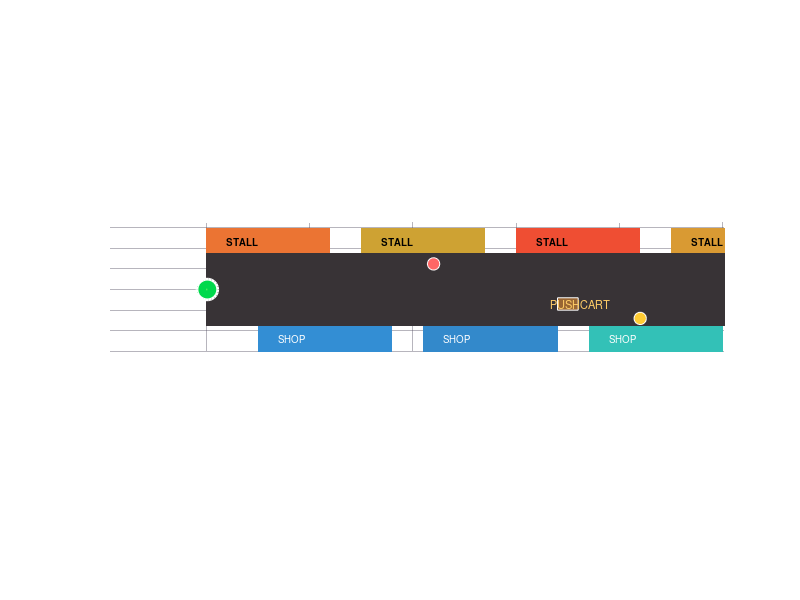

Source code (MATLAB): (Note: this script raises an error after producing the figure.)
% scenario_dense_market.m
% ADAS Vision — Driving Scenario 4: Congested Indian Market Street
%
% Tests autonomous navigation in an ultra-dense, unstructured urban market
% with high density of Vulnerable Road Users (VRUs), street vendors, and narrow navigable space.
%
% Elements:
%   - Narrow street (4.0m drivable space) bounded by market stalls & parked pushcarts
%   - Multiple pedestrians crossing without formal crosswalks
%   - Street vendor pushcart (thela) partially occupying road
%   - Oncoming scooter filtering between pedestrians
%   - Stray animal crossing slowly
%
% Usage:
%   >> scenario_dense_market

fprintf('=== Scenario 4: Dense Market Street ===\n');

% ---------------------------------------------------------------------------
% Geometry & Setup
% ---------------------------------------------------------------------------
street_len = 120.0;
sw         = 3.5;   % half-width of street (m)

% Actors
ego.x       = 0.0;
ego.y       = 0.0;
ego.heading = 0.0;
ego.speed   = 3.33;  % 12 km/h (creeping speed for market)
ego.target_speed = 3.88; % ~14 km/h

% Static Pushcart (Thela) parked at x=35m, y=-1.2m
thela.x     = 35.0;
thela.y     = -1.4;
thela.l     = 2.2;
thela.w     = 1.2;

% Pedestrian 1: wandering across from left to right at x=20m
ped1.x = 22.0; ped1.y = 2.5; ped1.vx = 0.2; ped1.vy = -0.7;

% Pedestrian 2: child/shopper darting from right behind pushcart at x=40m
ped2.x = 42.0; ped2.y = -2.8; ped2.vx = -0.3; ped2.vy = 0.9;

% Pedestrian 3: walking along road edge at x=65m
ped3.x = 65.0; ped3.y = 1.6; ped3.vx = 0.8; ped3.vy = 0.05;

% Oncoming Scooter: weaving through at x=90m
scooter.x = 90.0; scooter.y = 0.6; scooter.speed = 4.5; scooter.heading = pi;

% Simulation params
dt     = 0.033;
t_end  = 30.0;
goal   = [street_len - 10, 0];
tol    = 4.0;
wb     = 2.70;

% ---------------------------------------------------------------------------
% Graphics Setup
% ---------------------------------------------------------------------------
fig = figure('Name','Scenario 4 — Dense Indian Market Street','NumberTitle','off',...
             'Color',[0.06 0.06 0.08],'Position',[80 100 950 500]);
ax  = axes('Parent',fig,'Color',[0.14 0.13 0.15],...
           'XColor','w','YColor','w','GridColor',[0.3 0.28 0.35],'GridAlpha',0.4);
hold(ax,'on'); grid(ax,'on');
axis(ax,'equal');
xlim(ax, [-5, street_len]);
ylim(ax, [-sw-3, sw+3]);
xlabel(ax, 'Street Distance (m)', 'Color','w');
ylabel(ax, 'Lateral Offset (m)', 'Color','w');

% Street surface
fill(ax, [0 street_len street_len 0], [-sw -sw sw sw], [0.22 0.20 0.21], 'EdgeColor','none');

% Market Stalls (left side colorful awnings)
for sx = 0:15:street_len-10
    col_aw = [0.8 + 0.15*rand(), 0.3 + 0.4*rand(), 0.2];
    fill(ax, [sx sx+12 sx+12 sx], [sw sw sw+2.5 sw+2.5], col_aw, 'EdgeColor','none');
    text(ax, sx+2, sw+1.2, 'STALL', 'Color','k','FontSize',7,'FontWeight','bold');
end

% Market Stalls (right side)
for sx = 5:16:street_len-10
    col_aw = [0.2, 0.5 + 0.3*rand(), 0.7 + 0.2*rand()];
    fill(ax, [sx sx+13 sx+13 sx], [-sw-2.5 -sw-2.5 -sw -sw], col_aw, 'EdgeColor','none');
    text(ax, sx+2, -sw-1.2, 'SHOP', 'Color','w','FontSize',7);
end

% Pushcart (Thela) icon
fill(ax, [thela.x-1 thela.x+1 thela.x+1 thela.x-1], ...
         [thela.y-0.6 thela.y-0.6 thela.y+0.6 thela.y+0.6], [0.6 0.4 0.2], 'EdgeColor','w');
text(ax, thela.x-2, thela.y, '🛒 PUSHCART', 'Color',[1 0.8 0.4],'FontSize',8);

% Goal Marker
plot(ax, goal(1), goal(2), 'p', 'MarkerSize', 18, 'MarkerFaceColor', [1 0.85 0], 'MarkerEdgeColor', 'w');
text(ax, goal(1)+2, goal(2)+1, 'EXIT', 'Color', [1 0.85 0], 'FontSize', 9);

% Actor Handles
h_ego  = plot(ax, ego.x, ego.y, 'o', 'MarkerSize', 15, 'MarkerFaceColor', [0 0.85 0.3], 'MarkerEdgeColor','w', 'LineWidth',2);
h_ped1 = plot(ax, ped1.x, ped1.y, 'o', 'MarkerSize', 9, 'MarkerFaceColor', [1 0.4 0.4], 'MarkerEdgeColor','w');
h_ped2 = plot(ax, ped2.x, ped2.y, 'o', 'MarkerSize', 9, 'MarkerFaceColor', [1 0.8 0.2], 'MarkerEdgeColor','w');
h_ped3 = plot(ax, ped3.x, ped3.y, 'o', 'MarkerSize', 9, 'MarkerFaceColor', [0.8 0.4 1.0], 'MarkerEdgeColor','w');
h_scoot= plot(ax, scooter.x, scooter.y, '^', 'MarkerSize', 12, 'MarkerFaceColor', [0.2 0.7 1.0], 'MarkerEdgeColor','w');
h_traj = plot(ax, ego.x, ego.y, '--', 'Color', [0.4 0.9 0.4], 'LineWidth', 1.2);

h_status = text(ax, 0.02, 0.94, '', 'Units', 'normalized', 'Color', 'w', ...
                'FontSize', 10, 'VerticalAlignment', 'top', 'FontWeight', 'bold');

% ---------------------------------------------------------------------------
% Simulation Loop
% ---------------------------------------------------------------------------
t = 0;
arrived = false;
traj_x = ego.x;
traj_y = ego.y;
event_log = {};

while t < t_end && ishandle(fig)
    dist_to_goal = norm([ego.x, ego.y] - goal);
    if dist_to_goal < tol
        arrived = true;
        break;
    end

    % 1. Update VRUs & obstacles
    ped1.x = ped1.x + ped1.vx * dt;
    ped1.y = ped1.y + ped1.vy * dt;

    % Darting pedestrian starts moving at t=3.0s
    if t > 3.0 && ped2.y < 1.0
        ped2.x = ped2.x + ped2.vx * dt;
        ped2.y = ped2.y + ped2.vy * dt;
    end

    ped3.x = ped3.x + ped3.vx * dt;
    ped3.y = ped3.y + ped3.vy * dt;

    scooter.x = scooter.x - scooter.speed * dt;

    % 2. Perception & Closest Obstacle Analysis
    peds = [ped1.x, ped1.y; ped2.x, ped2.y; ped3.x, ped3.y; thela.x, thela.y; scooter.x, scooter.y];
    labels = {'Pedestrian (crossing)', 'Child (darting)', 'Shopper (edge)', 'Parked Pushcart', 'Oncoming Scooter'};

    min_d = Inf;
    crit_label = '';
    steer = 0;

    for k = 1:size(peds, 1)
        dx = peds(k, 1) - ego.x;
        dy = peds(k, 2) - ego.y;
        if dx > -1.0 && dx < 25.0
            dist = norm([dx, dy]);
            if dist < min_d
                min_d = dist;
                crit_label = labels{k};
                % Nudge steering away from lateral obstacles
                if abs(dy) < 1.6 && dx > 0
                    steer = -sign(dy) * deg2rad(7.0); % steer opposite side
                end
            end
        end
    end

    % 3. Decision Rule Hierarchy with VRU Safety Floor
    decision = 'PROCEED';
    v_cmd = ego.target_speed;

    if min_d < 4.5
        decision = 'EMERGENCY_STOP';
        v_cmd = 0.0;
        event_log{end+1} = sprintf('t=%.1fs: E-STOP — %s at %.1fm', t, crit_label, min_d); %#ok<AGROW>
    elseif min_d < 9.0
        decision = 'BRAKE';
        v_cmd = 0.8;
        event_log{end+1} = sprintf('t=%.1fs: BRAKE — %s in path (%.1fm)', t, crit_label, min_d); %#ok<AGROW>
    elseif min_d < 16.0
        decision = 'CAUTION';
        v_cmd = ego.target_speed * 0.6;
    end

    % 4. Ego Kinematics
    accel = 2.0 * (v_cmd - ego.speed);
    ego.speed = max(0, ego.speed + accel * dt);
    ego.heading = ego.heading + (ego.speed / wb) * tan(steer) * dt;
    ego.x = ego.x + ego.speed * cos(ego.heading) * dt;
    ego.y = ego.y + ego.speed * sin(ego.heading) * dt;

    % Clamp within drivable space between stalls
    ego.y = max(-sw + 0.8, min(sw - 0.8, ego.y));

    traj_x(end+1) = ego.x; %#ok<AGROW>
    traj_y(end+1) = ego.y; %#ok<AGROW>

    % 5. Graphics Refresh
    set(h_ego,   'XData', ego.x,     'YData', ego.y);
    set(h_ped1,  'XData', ped1.x,    'YData', ped1.y);
    set(h_ped2,  'XData', ped2.x,    'YData', ped2.y);
    set(h_ped3,  'XData', ped3.x,    'YData', ped3.y);
    set(h_scoot, 'XData', scooter.x, 'YData', scooter.y);
    set(h_traj,  'XData', traj_x,    'YData', traj_y);

    xlim(ax, [ego.x - 10, ego.x + 50]);

    col = scenario_color(decision);
    set(h_status, 'String', sprintf('t=%.1fs | %s | Speed: %.1f km/h | Hazard: %s (%.1fm)', ...
        t, decision, ego.speed*3.6, crit_label, min_d), 'Color', col);
    title(ax, sprintf('Scenario 4 — Dense Indian Market | %s', decision), 'Color', col, 'FontSize', 12);

    drawnow limitrate;
    t = t + dt;
end

fprintf('\n=== Scenario 4 Complete ===\n');
if arrived
    fprintf('  Market corridor cleared in %.1f s\n', t);
else
    fprintf('  Simulation finished at t=%.1f s\n', t);
end
fprintf('  Events logged: %d\n', numel(event_log));

scenario_result.name    = 'dense_market';
scenario_result.t_total = t;
scenario_result.arrived = arrived;
scenario_result.traj_x  = traj_x;
scenario_result.traj_y  = traj_y;
assignin('base', 'scenario_result', scenario_result);

function c = scenario_color(d)
    switch d
        case 'PROCEED',        c = [0.2 0.9 0.2];
        case 'CAUTION',        c = [1.0 0.8 0.0];
        case 'SLOW',           c = [1.0 0.5 0.0];
        case 'BRAKE',          c = [1.0 0.2 0.0];
        case 'EMERGENCY_STOP', c = [1.0 0.0 0.0];
        otherwise,             c = [0.8 0.8 0.8];
    end
end
